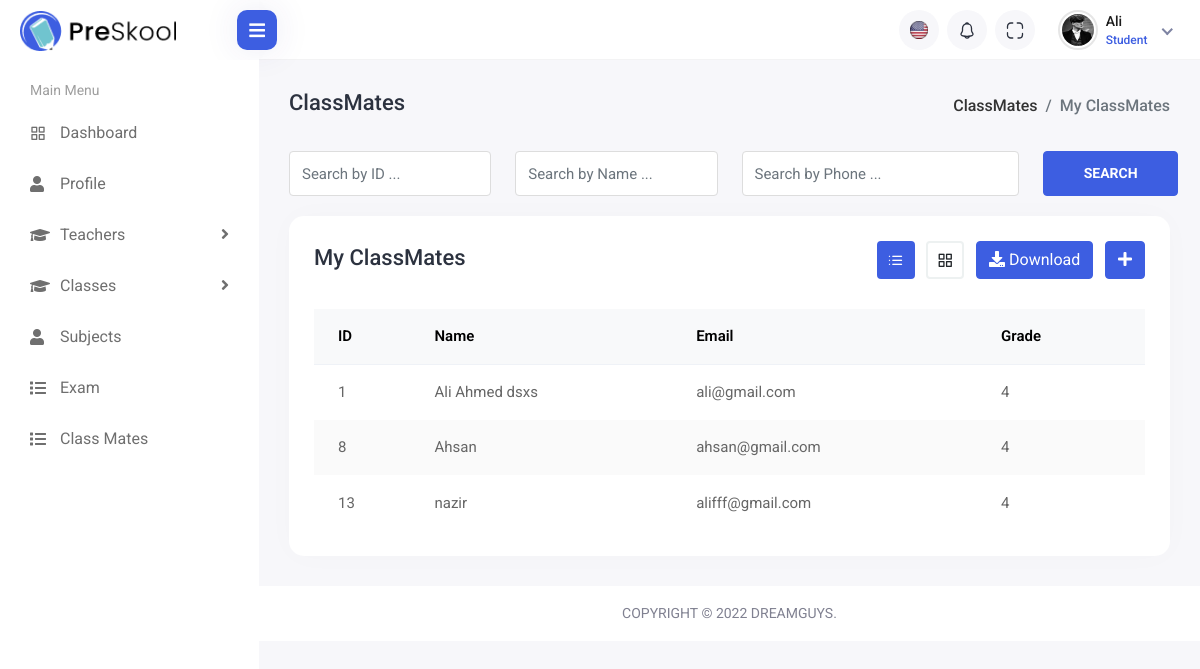
Screenshot of /backend/student/my_mates.php (signed in) with the database file from the repository.
### tables this page shows
CREATE TABLE `student` (
  `id` int(255) NOT NULL,
  `user_id` int(255) NOT NULL,
  `school_id` int(255) NOT NULL,
  `name` varchar(150) NOT NULL,
  `gender` varchar(100) NOT NULL,
  `grade` int(255) NOT NULL,
  `dob` varchar(150) NOT NULL,
  `roll_no` int(100) NOT NULL,
  `religion` varchar(500) NOT NULL,
  `email` varchar(500) NOT NULL,
  `phone_no` varchar(500) NOT NULL,
  `image` varchar(500) DEFAULT NULL
);

### backend/student/model/_viewprofile.php (called while the page is built, shortened)
<?php
include "controller/connection.php";
$std_id = $_SESSION['std_id'];
$sql = "SELECT * FROM `student` WHERE id = $std_id";
$res = mysqli_query($conn,$sql);
$row = mysqli_fetch_assoc($res);
?>

### backend/student/model/_viewmymates.php (called while the page is built, shortened)
<?php
include "controller/connection.php";
$std_id = $_SESSION['std_id'];
$sql = "SELECT * FROM `student` WHERE id = $std_id";
$res = mysqli_query($conn,$sql);
$row = mysqli_fetch_assoc($res);
$grade = $row['grade'];
$sql = "SELECT * FROM `student` WHERE `grade` = $grade";
$res = mysqli_query($conn,$sql);
?>

### backend/student/my_mates.php (the view, shortened to what this page needs)
<!DOCTYPE html>
<html lang="en">
<head>
    <link rel="stylesheet" href="../assets/plugins/bootstrap/css/bootstrap.min.css">
    <link rel="stylesheet" href="../assets/plugins/feather/feather.css">
    <link rel="stylesheet" href="../assets/plugins/icons/flags/flags.css">
    <link rel="stylesheet" href="../assets/plugins/fontawesome/css/fontawesome.min.css">
    <link rel="stylesheet" href="../assets/plugins/fontawesome/css/all.min.css">
    <link rel="stylesheet" href="../assets/plugins/datatables/datatables.min.css">
    <link rel="stylesheet" href="../assets/css/style.css">
</head>
<body>
    <div class="main-wrapper">
    <?php include "controller/nav.php"; ?>
        <div class="page-wrapper">
            <div class="content container-fluid">
                <div class="page-header">
                    <div class="row">
                        <div class="col-sm-12">
                            <div class="page-sub-header">
                                <h3 class="page-title">ClassMates</h3>
                                <ul class="breadcrumb">
                                    <li class="breadcrumb-item"><a href="students.html">ClassMates</a></li>
                                    <li class="breadcrumb-item active">My ClassMates</li>
                                </ul>
                            </div>
                        </div>
                    </div>
                </div>
                <div class="student-group-form">
                    <div class="row">
                        <div class="col-lg-3 col-md-6">
                            <div class="form-group">
                                <input type="text" class="form-control" placeholder="Search by ID ...">
                            </div>
                        </div>
                        <div class="col-lg-3 col-md-6">
                            <div class="form-group">
                                <input type="text" class="form-control" placeholder="Search by Name ...">
                            </div>
                        </div>
                        <div class="col-lg-4 col-md-6">
                            <div class="form-group">
                                <input type="text" class="form-control" placeholder="Search by Phone ...">
                            </div>
                        </div>
                        <div class="col-lg-2">
                            <div class="search-student-btn">
                                <button type="btn" class="btn btn-primary">Search</button>
                            </div>
                        </div>
                    </div>
                </div>
                <div class="row">
                    <div class="col-sm-12">
                        <div class="card card-table comman-shadow">
                            <div class="card-body">
                                <div class="page-header">
                                    <div class="row align-items-center">
                                        <div class="col">
                                            <h3 class="page-title">My ClassMates</h3>
                                        </div>
                                        <div class="col-auto text-end float-end ms-auto download-grp">
                                            <a href="students.html" class="btn btn-outline-gray me-2 active"><i class="feather-list"></i></a>
                                            <a href="students-grid.html" class="btn btn-outline-gray me-2"><i class="feather-grid"></i></a>
                                            <a href="#" class="btn btn-outline-primary me-2"><i class="fas fa-download"></i> Download</a>
                                            <a href="add-student.html" class="btn btn-primary"><i class="fas fa-plus"></i></a>
                                        </div>
                                    </div>
                                </div>
                                <div class="table-responsive">
                                    <table class="table border-0 star-student table-hover table-center mb-0 datatable table-striped">
                                        <thead class="student-thread">
                                            <tr>
                                                <th>ID</th>
                                                <th>Name</th>
                                                <th>Email</th>
                                                <th>Grade</th>
                                            </tr>
                                        </thead>
                                        <tbody>
                                            <tr>
                                                <?php include "model/_viewmymates.php"; ?>
                                                <?php
                                                while($row = mysqli_fetch_assoc($res))
                                                {
                                                    echo'
                                                <td>'.$row['id'].'</td>
                                                <td>'.$row['name'].'</td>
                                                <td>'.$row['email'].'</td>
                                                <td>'.$row['grade'].'</td>
                                                </tr>';
                                                ?>
                                                <?php
                                                }
                                                ?>
                                        </tbody>
                                    </table>
                                </div>
                            </div>
                        </div>
                    </div>
                </div>
            </div>
            <footer>
                <p>Copyright © 2022 Dreamguys.</p>
            </footer>
        </div>
    </div>
</body>
</html>

### backend/student/controller/nav.php (shortened to what this page needs)
<?php
include "./model/_viewprofile.php";
?>
<div class="header">
<div class="header-left">
    <a href="index.php" class="logo">
        <img src="../assets/img/logo.png" alt="Logo">
    </a>
</div>
<div class="menu-toggle">
    <a href="javascript:void(0);" id="toggle_btn">
        <i class="fas fa-bars"></i>
    </a>
</div>
<ul class="nav user-menu">
    <li class="nav-item dropdown noti-dropdown language-drop me-2">
        <a href="#" class="dropdown-toggle nav-link header-nav-list" data-bs-toggle="dropdown">
            <img src="../assets/img/icons/header-icon-01.svg" alt="">
        </a>
    </li>
    <li class="nav-item dropdown noti-dropdown me-2">
        <a href="#" class="dropdown-toggle nav-link header-nav-list" data-bs-toggle="dropdown">
            <img src="../assets/img/icons/header-icon-05.svg" alt="">
        </a>
    </li>
    <li class="nav-item zoom-screen me-2">
        <a href="#" class="nav-link header-nav-list win-maximize">
            <img src="../assets/img/icons/header-icon-04.svg" alt="">
        </a>
    </li>
    <li class="nav-item dropdown has-arrow new-user-menus">
        <a href="#" class="dropdown-toggle nav-link" data-bs-toggle="dropdown">
            <span class="user-img">
                <img class="rounded-circle" src="../uploaded_img/<?php echo $row['image'];?>" width="31" alt="Soeng Souy">
                <div class="user-text">
                    <h6><?php echo $_SESSION['std_name'];?></h6>
                    <p class="text-muted mb-0">Student</p>
                </div>
            </span>
        </a>
    </li>
</ul>
</div>
<div class="sidebar" id="sidebar">
<div class="sidebar-inner slimscroll">
    <div id="sidebar-menu" class="sidebar-menu">
        <ul>
            <li class="menu-title">
                <span>Main Menu</span>
            </li>
            <li>
                <a href="index.php"><i class="feather-grid"></i> <span> Dashboard</span></a>
            </li>
            <li>
                <a href="profile.php"><i class="fas fa-user"></i> <span> Profile</span></a>
            </li>
            <li class="submenu">
                <a href="#"><i class="fas fa-graduation-cap"></i> <span> Teachers</span> <span class="menu-arrow"></span></a>
            </li>
            <li class="submenu">
                <a href="#"><i class="fas fa-graduation-cap"></i> <span> Classes</span> <span class="menu-arrow"></span></a>
            </li>
            <li>
                <a href="my_subjects.php"><i class="fas fa-user"></i> <span> Subjects</span></a>
            </li>
            <li>
                <a href="exam.php"><i class="fa fa-list"></i> <span>Exam</span></a>
            </li>
            <li>
                <a href="my_mates.php"><i class="fa fa-list"></i> <span>Class Mates</span></a>
            </li>
                </ul>
    </div>
</div>
</div>

### rows the page displays
student: image (picture), id "1", name "Ali Ahmed dsxs", email "ali@gmail.com", grade "4"
student: id "8", name "Ahsan", email "ahsan@gmail.com", grade "4"
student: id "13", name "nazir", email "alifff@gmail.com", grade "4"

### other values shown
$_SESSION['std_name'] "Ali"
